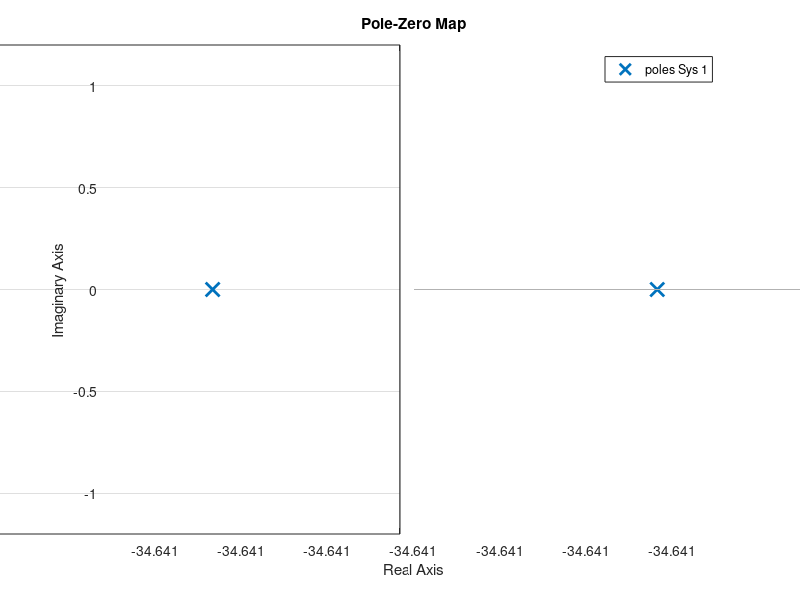

Write the MATLAB code that produced this figure.
%% Draw pole-zero map
k=(1000:1:1000);
m_l=1;
m_m=1;
c=2*sqrt(k*(1/m_m+1/m_l))*(m_m*m_l)/(m_m+m_l);

P=-1000;
sys=cell(length(k),1);
for i=1:length(k)
    D(i)=-m_m*(2*sqrt((k(i)/m_m+k(i)/m_l-P/m_m))-c(i)/m_m-c(i)/m_l);
    ratio(i)=(c(i)/m_m+c(i)/m_l-D(i)/m_m)/sqrt((k(i)/m_m+k(i)/m_l-P/m_m));
    tfn=tf([k(i)/m_l],[1, c(i)/m_m+c(i)/m_l-D(i)/m_m, k(i)/m_m+k(i)/m_l-P/m_m]);
    sys{i}=tfn;
%     pzmap(sys{i});
%     hold on;
end


% To show effect of changing k, first show the pole zero map to show how the
% settling time changes, but show how faster settling time with higher
% stiffness is offset by higher gains in bode plot

%% Changing proportional gain
clear all;
k=100;
m_l=1;
m_m=1;
c=2*sqrt(k*(1/m_m+1/m_l))*(m_m*m_l)/(m_m+m_l);
P=(-1000:-10:-1000);
sys=cell(length(P),1);
for i=1:length(P)
    D(i)=-m_m*(2*sqrt((k/m_m+k/m_l-P(i)/m_m))-c/m_m-c/m_l);
    tfn=tf([k/m_l],[1, c/m_m+c/m_l-D(i)/m_m, k/m_m+k/m_l-P(i)/m_m]);
    sys{i}=tfn;
    pzmap(sys{i});
    hold on;
end

%% Increasing controller stiffness results in reduction in both settling time and peak amplitude in the bode plot
